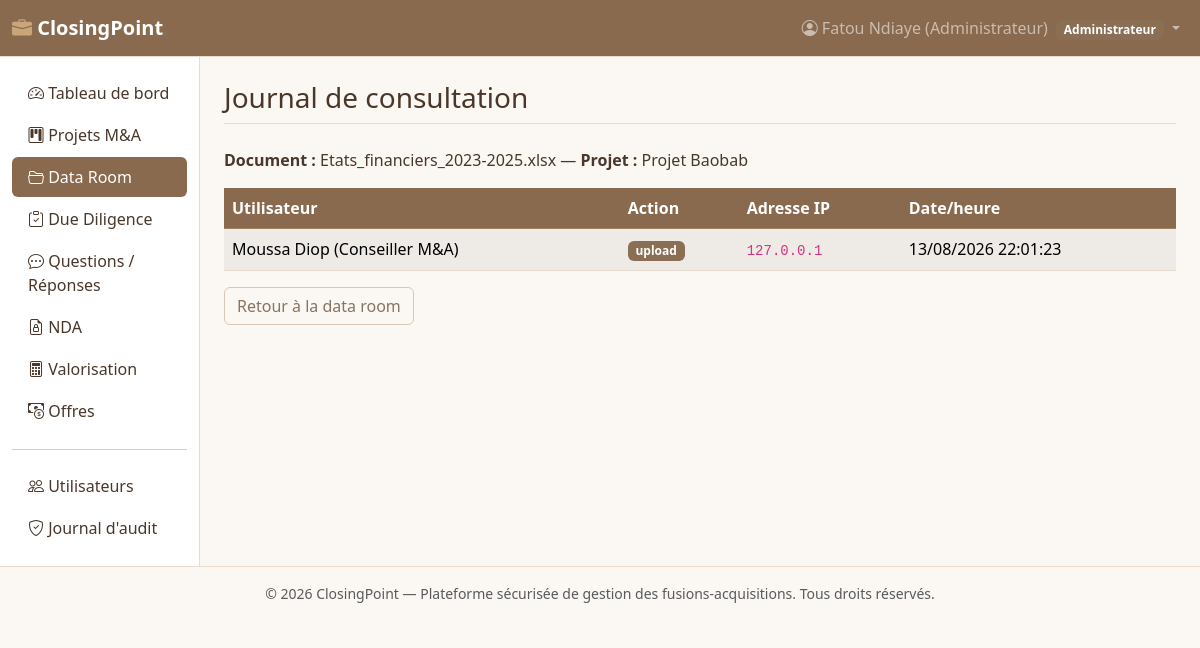
The app's page /modules/dataroom/log.php?document_id=2 (signed in) with its own data.
### tables this page shows
CREATE TABLE dataroom_documents (
    id INT AUTO_INCREMENT PRIMARY KEY,
    project_id INT NOT NULL,
    folder_id INT DEFAULT NULL,
    nom_original VARCHAR(255) NOT NULL,
    nom_fichier_stocke VARCHAR(255) NOT NULL,
    chemin_relatif VARCHAR(255) NOT NULL,
    taille_octets BIGINT NOT NULL DEFAULT 0,
    type_mime VARCHAR(100) DEFAULT NULL,
    categorie ENUM('juridique','fiscal','financier','commercial','rh','it','autre') NOT NULL DEFAULT 'autre',
    confidentiel TINYINT(1) NOT NULL DEFAULT 1,
    uploaded_by INT NOT NULL,
    created_at DATETIME NOT NULL DEFAULT CURRENT_TIMESTAMP,
    CONSTRAINT fk_doc_project FOREIGN KEY (project_id) REFERENCES ma_projects(id) ON DELETE CASCADE,
    CONSTRAINT fk_doc_folder FOREIGN KEY (folder_id) REFERENCES dataroom_folders(id) ON DELETE SET NULL,
    CONSTRAINT fk_doc_uploader FOREIGN KEY (uploaded_by) REFERENCES users(id) ON DELETE RESTRICT
);

CREATE TABLE ma_projects (
    id INT AUTO_INCREMENT PRIMARY KEY,
    code_projet VARCHAR(20) NOT NULL UNIQUE,
    nom_projet VARCHAR(180) NOT NULL,
    societe_cible VARCHAR(180) NOT NULL,
    societe_acquereur VARCHAR(180) NOT NULL,
    secteur VARCHAR(100) DEFAULT NULL,
    statut ENUM('prospection','nda_signe','due_diligence','negociation','closing','abandonne') NOT NULL DEFAULT 'prospection',
    valeur_estimee DECIMAL(18,2) DEFAULT NULL,
    devise VARCHAR(10) NOT NULL DEFAULT 'FCFA',
    date_debut DATE DEFAULT NULL,
    date_cible_closing DATE DEFAULT NULL,
    description TEXT,
    created_by INT NOT NULL,
    created_at DATETIME NOT NULL DEFAULT CURRENT_TIMESTAMP,
    updated_at DATETIME NOT NULL DEFAULT CURRENT_TIMESTAMP ON UPDATE CURRENT_TIMESTAMP,
    CONSTRAINT fk_proj_creator FOREIGN KEY (created_by) REFERENCES users(id) ON DELETE RESTRICT
);

CREATE TABLE document_access_log (
    id INT AUTO_INCREMENT PRIMARY KEY,
    document_id INT NOT NULL,
    user_id INT NOT NULL,
    action ENUM('upload','consultation','telechargement') NOT NULL,
    adresse_ip VARCHAR(45) DEFAULT NULL,
    date_action DATETIME NOT NULL DEFAULT CURRENT_TIMESTAMP,
    CONSTRAINT fk_log_document FOREIGN KEY (document_id) REFERENCES dataroom_documents(id) ON DELETE CASCADE,
    CONSTRAINT fk_log_user FOREIGN KEY (user_id) REFERENCES users(id) ON DELETE CASCADE
);

CREATE TABLE users (
    id INT AUTO_INCREMENT PRIMARY KEY,
    full_name VARCHAR(120) NOT NULL,
    email VARCHAR(150) NOT NULL UNIQUE,
    password_hash VARCHAR(255) NOT NULL,
    role ENUM('admin','conseiller','client') NOT NULL DEFAULT 'client',
    phone VARCHAR(30) DEFAULT NULL,
    is_active TINYINT(1) NOT NULL DEFAULT 1,
    last_login DATETIME DEFAULT NULL,
    created_at DATETIME NOT NULL DEFAULT CURRENT_TIMESTAMP
);

### includes/security.php (called while the page is built, shortened)
<?php
function e(?string $value): string
{
    return htmlspecialchars($value ?? '', ENT_QUOTES, 'UTF-8');
}

### includes/functions.php (called while the page is built, shortened)
<?php
function formatDate(?string $date, string $fmt = 'd/m/Y'): string
{
    $ts = strtotime($date);
    return $ts ? date($fmt, $ts) : '—';
}

### modules/dataroom/log.php (the view, shortened to what this page needs)
<?php
require_once __DIR__ . '/../../includes/bootstrap.php';
$docId = (int)($_GET['document_id'] ?? 0);
$stmt = $pdo->prepare('SELECT d.*, p.id AS project_id, p.nom_projet FROM dataroom_documents d JOIN ma_projects p ON p.id = d.project_id WHERE d.id = :id');
$stmt->execute([':id' => $docId]);
$doc = $stmt->fetch();
$logs = $pdo->prepare(
    'SELECT l.*, u.full_name FROM document_access_log l JOIN users u ON u.id = l.user_id
     WHERE l.document_id = :id ORDER BY l.date_action DESC'
);
$logs->execute([':id' => $docId]);
$logs = $logs->fetchAll();
require __DIR__ . '/../../includes/header.php';
?>
<p><strong>Document :</strong> <?= e($doc['nom_original']) ?> — <strong>Projet :</strong> <?= e($doc['nom_projet']) ?></p>
<table class="table table-striped">
  <thead class="table-dark"><tr><th>Utilisateur</th><th>Action</th><th>Adresse IP</th><th>Date/heure</th></tr></thead>
  <tbody>
    <?php foreach ($logs as $l): ?>
      <tr>
        <td><?= e($l['full_name']) ?></td>
        <td><span class="badge text-bg-secondary"><?= e(str_replace('_', ' ', $l['action'])) ?></span></td>
        <td><code><?= e($l['adresse_ip']) ?></code></td>
        <td><?= formatDate($l['date_action'], 'd/m/Y H:i:s') ?></td>
      </tr>
    <?php endforeach; ?>
  </tbody>
</table>
<a href="index.php?project_id=<?= (int)$doc['project_id'] ?>" class="btn btn-outline-secondary">Retour à la data room</a>
<?php require __DIR__ . '/../../includes/footer.php'; ?>

### public/assets/css/style.css (style rules this page uses)
:root { --cp-nude: #F5EDE4; --cp-camel: #C9A579; --cp-camel-dark: #B08D63; --cp-brown: #8A6A4E; --cp-brown-dark: #6E4A33; --cp-text: #4A372B; --bs-body-bg: #FBF7F2; --bs-body-color: var(--cp-text); --bs-primary: var(--cp-brown); --bs-primary-rgb: 138, 106, 78; --bs-primary-bg-subtle: var(--cp-nude); --bs-primary-border-subtle: #D9BFA0; --bs-primary-text-emphasis: var(--cp-brown-dark); --bs-secondary: #8A6F55; --bs-secondary-rgb: 138, 111, 85; --bs-dark: var(--cp-brown); --bs-dark-rgb: 138, 106, 78; --bs-border-color: #E7DCCD; --bs-link-color: var(--cp-brown); --bs-link-color-rgb: 138, 106, 78; --bs-link-hover-color: var(--cp-brown-dark); --bs-link-hover-color-rgb: 110, 74, 51; }
body { background-color: var(--bs-body-bg); }
.table-dark { --bs-table-bg: var(--cp-brown); --bs-table-color: #fff; --bs-table-border-color: #A0815F; }
.btn-outline-secondary { --bs-btn-color: #8A7361; --bs-btn-border-color: #D9C7B3; --bs-btn-hover-color: #fff; --bs-btn-hover-bg: #9C8168; --bs-btn-hover-border-color: #9C8168; --bs-btn-active-color: #fff; --bs-btn-active-bg: #9C8168; --bs-btn-active-border-color: #9C8168; }

### records on screen
dataroom_documents: nom_original "Etats_financiers_2023-2025.xlsx", project.nom_projet "Projet Baobab"
document_access_log: user.full_name "Moussa Diop (Conseiller M&A)", action "upload", adresse_ip "127.0.0.1", date_action "13/08/2026 22:01:23"

### other values on screen
SITE_NAME "ClosingPoint"
$user['full_name'] "Fatou Ndiaye (Administrateur)"
roleLabel($user['role']) "Administrateur"
$label "Tableau de bord Projets M&A Data Room Due Diligence Questions / Réponses NDA Valorisation Offres Utilisateurs Journal d'audit"
$pageTitle "Journal de consultation"
